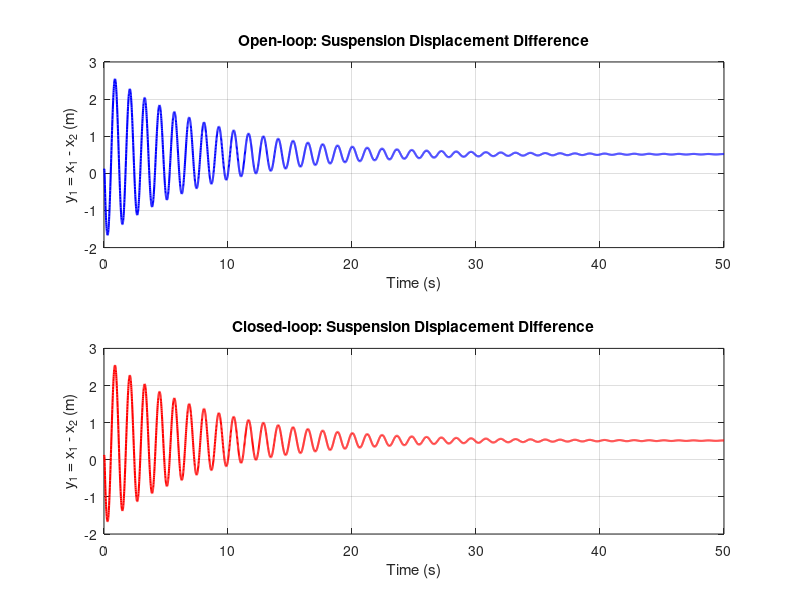
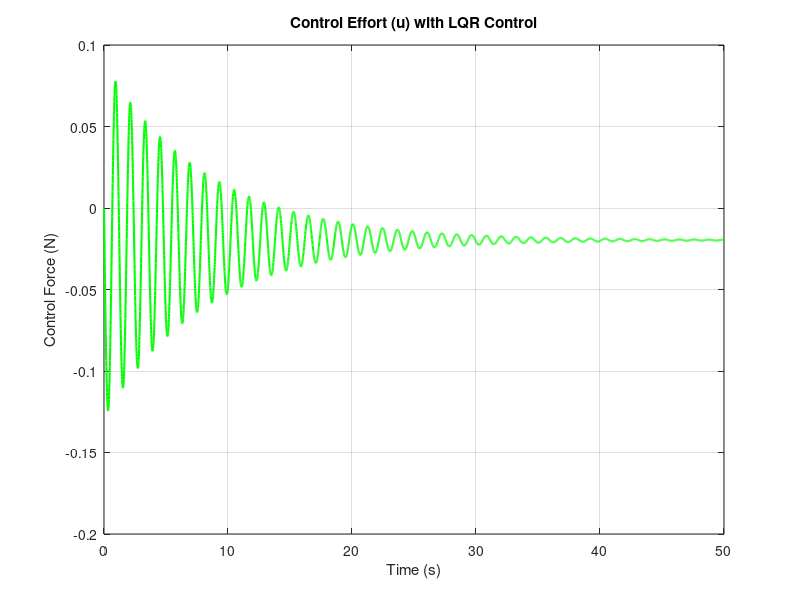

The MATLAB script that drew these images, in order:
clear; clc; close all;
%% 1) Define System Parameters
m1 = 2500;   % Sprung mass (vehicle body)
m2 = 320;    % Unsprung mass (wheel/tire)
k1 = 80000;  % Spring constant of the suspension
k2 = 500000; % Spring constant of the tire
b1 = 350;    % Damping coefficient of the suspension
b2 = 15020;  % Damping coefficient of the tire
% Set D = 0 for all outputs in this example
D = 0;
%% 2) Define State-Space Matrices (Two-Input Version)
% States: x = [ x1, x1_dot, x2, x2_dot ]'
% x1 = displacement of the body, x2 = displacement of the wheel
%
% B has two columns:
%   - Column 1 = Force from the actuator (u1)
%   - Column 2 = Force from road disturbances (u2)
A = [  0,      1,        0,       0;
     -32, -0.14,      32,    0.14;
      0,      0,        0,       1;
    250,      0,  -1812.5, -48.03125 ];
B = [ 0,          0;
     1/2500,     0;
     0,          0;
    -1/320, 1609.4375 ];
C = [1, -1, 0, 0];  % Output = difference in displacement (x1 - x2)
%% 3) Design LQR Controller
% Weighting matrices for state and control
Q = diag([5000, 500, 500, 100]);  % State weights
R = 10;                           % Control effort weight
% Calculate LQR gain for the actuator force channel = B(:,1)
K = lqr(A, B(:,1), Q, R);
%% 4) Simulation Parameters
T = 0:0.01:50;  % Time vector for simulation (50 seconds)
W = 0.5;        % Amplitude of step disturbance
% Initial state with a slight displacement
x0 = [0.1; 0; 0; 0];
%% 5) Open-loop Simulation
% Open-loop to observe the effect of road disturbance alone
Ac_open_loop = A;
Bc_open_loop = B(:,2);  % Input from road disturbance
Cc_open_loop = C;
Dc_open_loop = D;
% Input for step disturbance matches Bc_open_loop
U_open_loop = W * ones(length(T), 1);
% Define the open-loop state-space system
sys_open_loop = ss(Ac_open_loop, Bc_open_loop, Cc_open_loop, Dc_open_loop);
% Simulate the open-loop response
[y_open_loop, t_open_loop, x_open_loop] = lsim(sys_open_loop, U_open_loop, T, x0);
%% 6) Closed-loop Simulation
% Apply internal actuator force as a control input
Ac_closed_loop = (A - B(:,1)*K); % Modify A matrix by subtracting the control contribution
Bc_closed_loop = B(:,2);         % Keep the road disturbance input
Cc_closed_loop = C;
Dc_closed_loop = D;
% Input for step disturbance remains the same
U_closed_loop = W * ones(length(T), 1);
% Define the closed-loop state-space system
sys_cl = ss(Ac_closed_loop, Bc_closed_loop, Cc_closed_loop, Dc_closed_loop);
% Simulate the closed-loop response
[y_closed_loop, t_closed_loop, x_closed_loop] = lsim(sys_cl, U_closed_loop, T, x0);
%% 7) Calculate Control Effort
% Compute the control force at each time step
u_closed_loop = -K * x_closed_loop';
%% 8) Plotting Results
% Open-loop Response
figure;
subplot(2,1,1);
plot(t_open_loop, y_open_loop, 'b', 'LineWidth', 1.5); % Changed color to blue
xlabel('Time (s)');
ylabel('y_1 = x_1 - x_2 (m)');
title('Open-loop: Suspension Displacement Difference');
grid on;
% Closed-loop Response
subplot(2,1,2);
plot(t_closed_loop, y_closed_loop, 'r', 'LineWidth', 1.5); % Changed color to red
xlabel('Time (s)');
ylabel('y_1 = x_1 - x_2 (m)');
title('Closed-loop: Suspension Displacement Difference');
grid on;
% Control Effort
figure;
plot(t_closed_loop, u_closed_loop, 'g', 'LineWidth', 1.5); % Changed color to green
xlabel('Time (s)');
ylabel('Control Force (N)');
title('Control Effort (u) with LQR Control');
grid on;